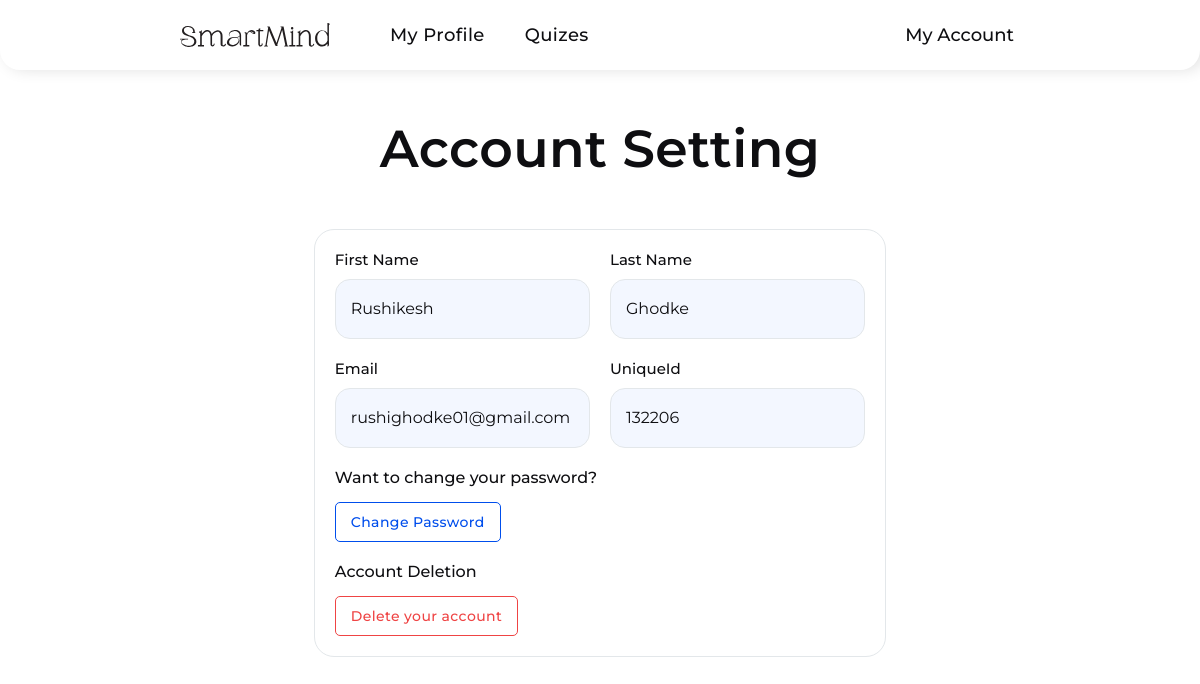
Page /user/setting.php (signed in) on the committed database.
### tables this page shows
CREATE TABLE `students` (
  `studentId` int(11) NOT NULL,
  `studentUniqueId` int(11) NOT NULL,
  `firstName` varchar(255) NOT NULL,
  `lastName` varchar(255) NOT NULL,
  `dateOfBirth` date NOT NULL,
  `gender` varchar(10) NOT NULL,
  `email` varchar(255) NOT NULL,
  `mobileNumber` varchar(10) NOT NULL,
  `username` varchar(255) NOT NULL,
  `studentImage` varchar(255) NOT NULL,
  `password` varchar(255) NOT NULL,
  `accountCreationDateTime` datetime NOT NULL,
  `verificationToken` varchar(255) NOT NULL,
  `tokenExpirationTime` datetime DEFAULT NULL,
  `isVerified` tinyint(1) NOT NULL
);

### assets/php/profileDetails.php (called while the page is built, shortened)
<?php
require "connection.php";
if (!empty($_SESSION['studentId'])) {
  $studentId = $_SESSION['studentId'];
  $selectQuery = mysqli_query($connection, "SELECT * FROM `students` WHERE `studentId` = $studentId");
  if ($selectQuery) {
    $fetchData = mysqli_fetch_assoc($selectQuery);
  }
  else {
    echo mysqli_error($connection);
  }
}
else
{
  header("Location: ../login.php");
}
?>

### assets/php/changePassword.php (called while the page is built, shortened)
<?php
include "connection.php";
if (!empty($_SESSION["studentId"])) {
  $studentId = $_SESSION["studentId"];
  $selectQuery = mysqli_query($connection, "SELECT * FROM `students` WHERE `studentId` = $studentId");
}

### user/setting.php (the view, shortened to what this page needs)
<?php
include "../assets/php/deleteAccount.php";
include "../assets/php/profileDetails.php";
include "../assets/php/changePassword.php";
?>
<!DOCTYPE html>
<html lang="en">
<head>
  <link rel="stylesheet" href="../assets/css/setting.css">
  <link rel="stylesheet" href="https://cdn-uicons.flaticon.com/2.1.0/uicons-regular-rounded/css/uicons-regular-rounded.css" />
  <link rel="stylesheet" href="https://cdn-uicons.flaticon.com/2.1.0/uicons-thin-straight/css/uicons-thin-straight.css" />
</head>
<body>
  <header class="header">
    <div class="left-side">
      <div class="logo">
        <img src="../assets/images/Logo.svg" alt="logo" />
      </div>
      <nav class="navbar">
        <ul>
          <li><a href="./profile.php">My Profile</a></li>
          <li><a href="./quizes.php">Quizes</a></li>
        </ul>
      </nav>
    </div>
    <div class="right-side">
      <div class="user">
        <span>My Account <i class="fi fi-rr-angle-small-down"></i></span>
      </div>
    </div>
  </header>
  <section class="setting-container">
    <div class="container">
      <div class="heading">
        <h1>Account Setting</h1>
      </div>
      <section class="setting-form-container">
        <form action="#" method="post" class="setting-form">
          <div class="input-group">
            <div class="input-field">
              <label for="firstName">First Name</label>
              <input type="text" name="firstName" id="firstName" value="<?php echo $fetchData['firstName']; ?>" id="firstName" placeholder="First Name" readonly />
            </div>
            <div class="input-field">
              <label for="lastName">Last Name</label>
              <input type="text" name="lastName" id="lastName" value="<?php echo $fetchData['lastName']; ?>" id="lastName" placeholder="Last Name" readonly />
            </div>
          </div>
          <div class="input-group">
            <div class="input-field">
              <label for="email">Email</label>
              <input type="email" name="email" id="email" value="<?php echo $fetchData['email']; ?>" id="email" placeholder="Email" readonly />
            </div>
            <div class="input-field">
              <label for="studentUniqueId">UniqueId</label>
              <input type="text" name="studentUniqueId" id="studentUniqueId" value="<?php echo $fetchData['studentUniqueId']; ?>" id="studentUniqueId" placeholder="Student UniqueId" readonly />
            </div>
          </div>
          <div class="change-password-btn">
            <span>Want to change your password?</span>
            <input type="submit" name="changePassword" class="changePwdBtn" value="Change Password" />
          </div>
          <div class="account-delete-btn">
            <span>Account Deletion</span>
            <button type="button" class="deleteBtn">Delete your account</button>
          </div>
        </form>
      </section>
    </div>
  </section>
</body>
</html>

### assets/css/setting.css (style rules this page uses)
* { margin: 0; padding: 0; box-sizing: border-box; font-family: "Montserrat", sans-serif; text-decoration: none; list-style: none; outline: none; }
:root { --bg-color: #f3f7ff; --border-color: #e3e7ea; --smart-mind-20: #ffffff; --smart-mind-50: #edf7ff; --smart-mind-100: #d6ecff; --smart-mind-200: #b5dfff; --smart-mind-300: #83ccff; --smart-mind-400: #48b0ff; --smart-mind-500: #1e8aff; --smart-mind-600: #0669ff; --smart-mind-700: #004eec; --smart-mind-800: #0841c5; --smart-mind-900: #0d3c9b; --smart-mind-950: #0e255d; --text-color: #0e0e11; }
html { font-size: 62.5%; scroll-behavior: smooth; }
body { width: 100%; height: 100vh; position: relative; }
.header { position: fixed; top: 0; width: 100%; height: 7rem; padding: 0 18rem; background-color: var(--smart-mind-20); border-radius: 0 0 2rem 2rem; box-shadow: 5px 0 15px rgba(0, 0, 0, 0.12); display: flex; align-items: center; justify-content: space-between; transition: 0.2s ease-in-out; z-index: 999; }
.header .left-side, .navbar, .navbar ul, .logo, .right-side, .right-side .user { height: 100%; display: flex; align-items: center; }
.left-side { gap: 6rem; }
.left-side .logo img { width: 15rem; }
.left-side .navbar ul { display: flex; align-items: center; gap: 4rem; }
.navbar ul li a { font-size: 1.8rem; font-weight: 500; letter-spacing: 0.4px; color: var(--text-color); transition: 0.2s ease-in-out; }
.user { position: relative; }
.user span { font-size: 1.8rem; font-weight: 500; color: var(--text-color); display: flex; align-items: center; gap: 0.6rem; cursor: pointer; transition: 0.2s ease-in-out; }
.setting-container { width: 100%; height: 100%; padding: 7rem; display: flex; align-items: center; justify-content: center; }
.setting-container .container { width: 90%; height: 100%; display: flex; flex-direction: column; align-items: center; }
.container .setting-form-container { width: 60%; }
.container .heading { width: 100%; display: flex; flex-direction: column; gap: 1rem; align-items: center; padding: 3rem; }
.heading h1 { font-size: 5.2rem; font-weight: 600; color: var(--text-color); line-height: 1.9; letter-spacing: 0.4px; }
.setting-form-container .setting-form { width: 100%; padding: 2rem; border: 1px solid var(--border-color); border-radius: 2rem; background-color: var(--smart-mind-20); display: flex; flex-direction: column; align-items: center; justify-content: center; gap: 2rem; }
.setting-form .input-field { width: 100%; display: flex; flex-direction: column; gap: 1rem; position: relative; }
.input-field label { font-size: 1.5rem; font-weight: 500; color: var(--text-color); }
.setting-form .input-group { width: 100%; display: flex; align-items: center; gap: 2rem; }
.input-field input { width: 100%; height: 6rem; background-color: transparent; border: 1px solid var(--border-color); border-radius: 1.5rem; outline: 0; padding: 0 1.5rem; font-size: 1.6rem; color: var(--text-color); }
.input-field input:read-only { background-color: var(--bg-color); cursor: not-allowed; }
.setting-form .change-password-btn { width: 100%; display: flex; flex-direction: column; align-items: flex-start; gap: 1.5rem; }
.change-password-btn span { font-size: 1.6rem; font-weight: 500; color: var(--text-color); }
.change-password-btn input[type="submit"] { font-size: 1.4rem; font-weight: 500; letter-spacing: 0.4px; color: var(--smart-mind-700); background-color: transparent; display: inline-block; border-color: var(--smart-mind-700); padding: 1rem 1.5rem; border: 1px solid var(--smart-mind-700); border-radius: 5px; transition: 0.2s ease-in-out; cursor: pointer; }
.setting-form .account-delete-btn { width: 100%; display: flex; flex-direction: column; align-items: flex-start; gap: 1.5rem; }
.account-delete-btn span { font-size: 1.6rem; font-weight: 500; color: var(--text-color); }
.account-delete-btn button { font-size: 1.4rem; font-weight: 500; background-color: transparent; letter-spacing: 0.4px; color: #ef4444; display: inline-block; border-color: #ef4444; padding: 1rem 1.5rem; border: 1px solid #ef4444; border-radius: 5px; transition: 0.2s ease-in-out; cursor: pointer; }

### rows in the picture
students: firstName "Rushikesh", lastName "Ghodke", email "rushighodke01@gmail.com", studentUniqueId "132206"
